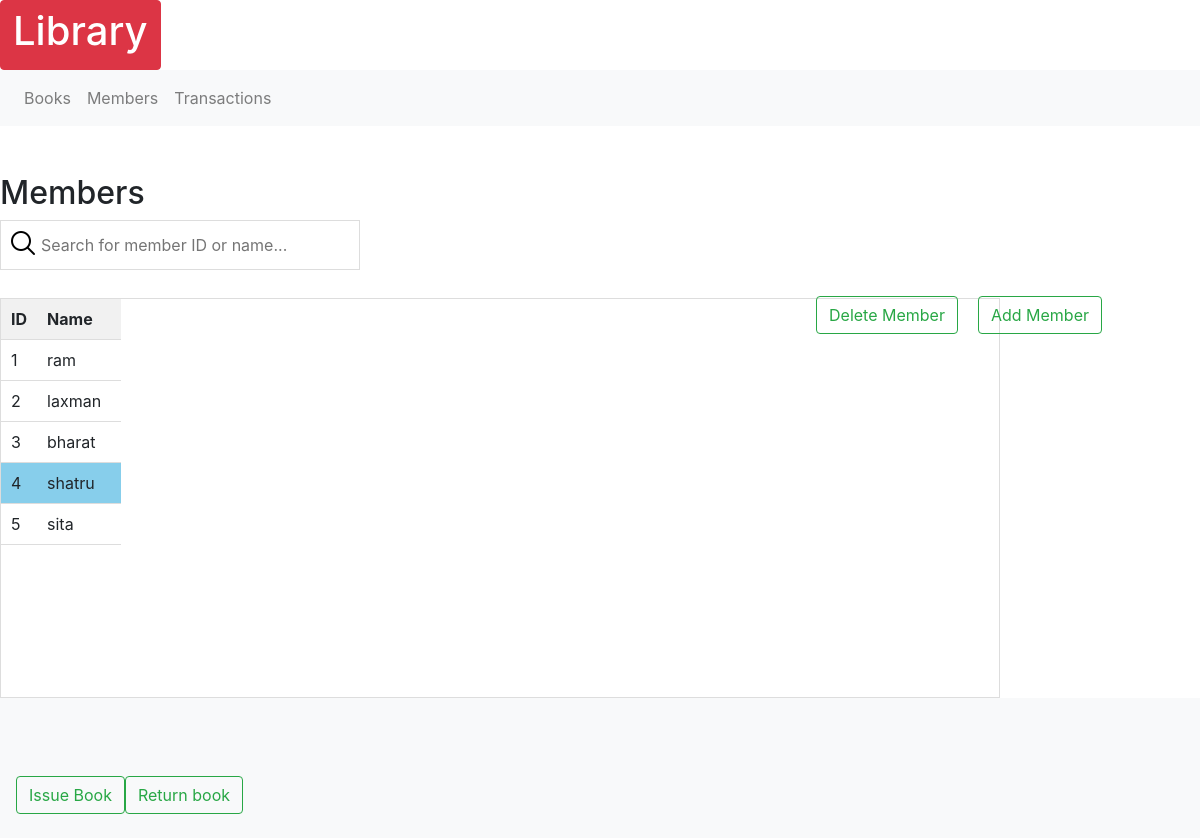
The page /members/4 on the database its author committed.
### models.py (models this page shows, shortened)
class Members(db.Model):
    id_m = db.Column(db.Integer, primary_key=True)
    name_m = db.Column(db.String(255), nullable=False)
    memid_m = db.Column(db.Integer, nullable=False)

### routes.py (the view)
@app.route('/members', methods = ['POST', 'GET'])
@app.route('/members/<b>', methods = ['POST', 'GET'])
def members(b=None):
    members1 = models.Members.query.all()
    todo  = request.args.get('todo', None)
    if todo == 'delete':
        member2 = models.Members.query.get(b)
        if member2:
            db.session.delete(member2)
            db.session.commit()
            flash('Member details deleted successfully!')
            return redirect(url_for('members'))
        flash('Please select a member to delete details.')
        return redirect(url_for('members'))
    else:
        if request.method =="POST":
            print('x')
        else:
            if b==None:
                return render_template('members.html', members1=members1, id=99999)
            else:
                return render_template('members.html', members1=members1, id= b)

### templates/members.html (shortened to what this page needs)
{% extends "base.html" %}
{% block main %}
    <div class="right">
      <h2>Members</h2>
      <form class="search_book" action="#" method="POST">
        <p><input type = "text" id="myInput" onkeyup="myFunction()" placeholder="Search for member ID or name..."/></p>
      </form>
{%set id= id|int%}
                <table id="myTable" >
                    <tr class="header">
                      <th>ID</th>
                      <th width="70%">Name</th>
                    </tr>
                  {% for member in members1 %}
                    {% if member.id_m==id %}
                          <tr class="selected" >
                            <td onclick="location.href='{{ url_for('members', b=member.id_m) }}'">{{ member.memid_m }}</td>
                            <td onclick="location.href='{{ url_for('members', b=member.id_m) }}'">
                              {{ member.name_m }}
                            </td>
                          </tr>
                    {% else %}
                    <tr class="hov"  >
                      <td onclick="location.href='{{ url_for('members', b=member.id_m) }}'">{{ member.memid_m }}</td>
                      <td onclick="location.href='{{ url_for('members', b=member.id_m) }}'">
                        {{ member.name_m }}
                      </td>
                    </tr>
              {% endif %}
                  {% endfor %}
                </table>
              </div>
    <nav class="navbar navbar-light bg-light">
      <form class="form-inline">
        <button class="btn btn-outline-success" id="Add" type="button" onclick="location.href='{{ url_for('members', b=id, todo='delete') }}'">Delete Member</button>
        <button class="btn btn-outline-success" id="Delete" type="button" onclick="location.href='{{ url_for('addme') }}'">Add Member</button>
      </form>
      </nav>
      <nav class="navbar navbar-light bg-light">
      <form class="form-inline">
        <button class="btn btn-outline-success" type="button" onclick="location.href='{{ url_for('isreturn', val='issue', memberid=id) }}'">Issue Book</button>
        <button class="btn btn-outline-success" type="button" onclick="location.href='{{ url_for('isreturn', val='return', memberid=id) }}'">Return book</button>
      </form>
    </nav>
{% endblock %}

### static/style.css (style rules this page uses)
body { margin: 1.5em; font-family: sans-serif; }
#myInput { background-image: url('../static/searchicon.png'); background-position: 7px 7px; background-repeat: no-repeat; width: 30%; font-size: 16px; padding: 12px 20px 12px 40px; border: 1px solid #ddd; margin-bottom: 12px; }
#myTable { overflow: scroll; overflow-y: scroll; height: 25em; display: block; overflow-x: hidden; border-collapse: collapse; width: 1000px; border: 1px solid #ddd; font-size: 16px; }
#myTable th, #myTable td { text-align: left; padding: 10px; }
#myTable tr { border-bottom: 1px solid #ddd; }
#myTable tr.header { background-color: #f1f1f1; }
#Add { position: relative; top: -410px; left: 800px; }
#Delete { position: relative; top: -410px; left: 820px; }
.selected { background-color: skyblue; }

### rows shown on the page
Members: memid_m "1", name_m "ram"
Members: memid_m "2", name_m "laxman"
Members: memid_m "3", name_m "bharat"
Members: memid_m "4", name_m "shatru"
Members: memid_m "5", name_m "sita"
